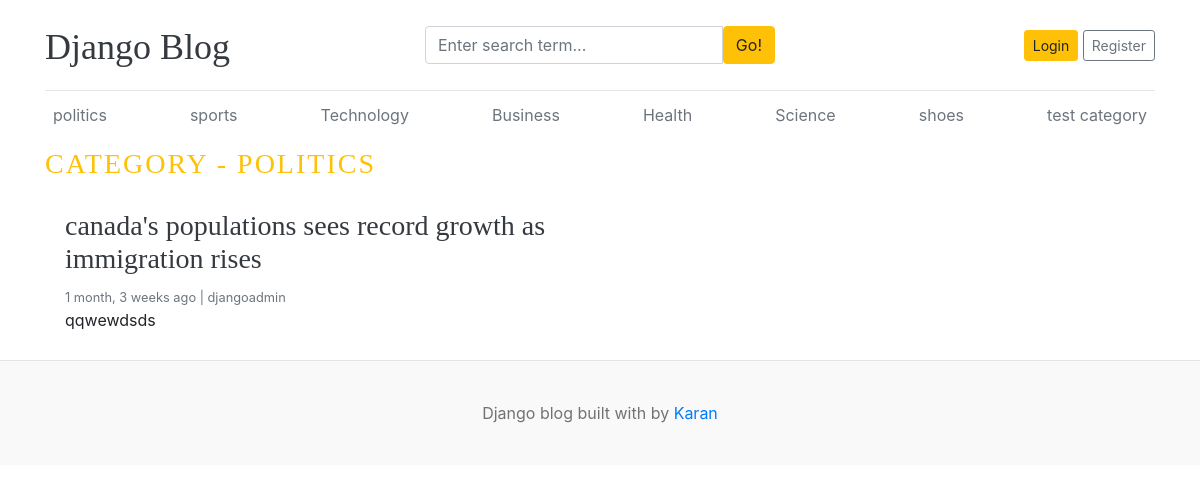
Page /category/1/ on the committed database.
### blogs/models.py (models this page shows, shortened)
class Category(models.Model):
    category_name = models.CharField(max_length=50, unique=True)
    created_at = models.DateTimeField(auto_now_add=True)
    updated_at = models.DateTimeField(auto_now=True)
    class Meta:
        verbose_name_plural = 'categories'
    def __str__(self):
        return self.category_name

class Blog(models.Model):
    title = models.CharField(max_length=100)
    slug = models.SlugField(max_length=150, unique=True, blank=True)
    category = models.ForeignKey(Category, on_delete=models.CASCADE)
    author = models.ForeignKey(User, on_delete=models.CASCADE)
    featured_image = models.ImageField(upload_to='uploads/%Y/%m/%d')
    short_description = models.TextField(max_length=500)
    blog_body = models.TextField(max_length=2000)
    status = models.CharField(max_length=20, choices=STATUS_CHOCIES, default="Draft")
    is_featured = models.BooleanField(default=False)
    created_at = models.DateTimeField(auto_now_add=True)
    updated_at = models.DateTimeField(auto_now=True)

### blogs/views.py (the view)
# urls.py: path('<int:category_id>/', views.posts_by_category, name='posts_by_category'),
def posts_by_category(request, category_id):
    posts = Blog.objects.filter(status="Published", category=category_id)
    category = get_object_or_404(Category, pk=category_id)
    context = {
        'posts': posts,
        'category': category,
    }
    return render(request, 'posts_by_category.html', context)

### blogs/context_processors.py (called while the page is built)
def get_categories(request):
    categories = Category.objects.all()
    return dict(categories=categories)

def get_social_links(request):
    social_links = SocialLink.objects.all()
    return dict(social_links=social_links)

### templates/posts_by_category.html
{% extends "base.html" %}
{% block content %}
  <h3 class="text-uppercase text-warning" style="letter-spacing: 2px">Category - {{category}}</h3>
  <div class="row mb-2">
    {% if posts %}
        {% for post in posts %}
            <div class="col-md-6">
                <div class="card border-0" >
                <div class="card-body">
                    <h3><a href="{% url 'blogs' post.slug %}" class="text-dark">{{post.title}}</a></h3>
                    <small class="mb-1 text-muted">{{post.created_at | timesince}} ago | {{post.author}}</small>
                    <p class="card-text">{{post.short_description | truncatewords:25}}</p>
                </div>
                </div>
            </div>
        {% endfor %}
    {% else %}
        <p>No post found</p>
    {% endif %}
  </div>
</div>
{% endblock %}

### templates/base.html (shortened to what this page needs)
{% load static %}
<!DOCTYPE html>
<html lang="en">
<head>
    <link href="https://getbootstrap.com/docs/4.0/dist/css/bootstrap.min.css" rel="stylesheet">
    <link href="{% static 'css/blog.css' %}" rel="stylesheet">
    <link rel="stylesheet" href="https://cdnjs.cloudflare.com/ajax/libs/font-awesome/4.7.0/css/font-awesome.min.css">
  </head>
<body>
    <div class="container">
      <header class="blog-header py-3">
        <div class="row flex-nowrap justify-content-between align-items-center">
          <div class="col-4 pt-1">
            <a class="blog-header-logo text-dark" href="/">Django Blog</a>
          </div>
          <div class="col-4">
            <form action="{% url 'search' %}" method="GET">
              <div class="input-group">
                <input class="form-control" type="text" name="keyword" value="{{keyword}}" placeholder="Enter search term..." aria-label="Enter search term..." aria-describedby="button-search" />
                <button type="submit" class="btn btn-warning" id="button-search" type="button">Go!</button>
              </div>
            </form>
          </div>
          <div class="col-4 d-flex justify-content-end align-items-center">
            {% if not user.is_authenticated %}
            <a class="btn btn-sm btn-warning" href="{% url 'login' %}">Login</a> &nbsp;
            <a class="btn btn-sm btn-outline-secondary" href="{% url 'register' %}">Register</a>
            {% else %}
            <span><a href="{% url 'dashboard' %}">Dashboard</a></span>&emsp;
            <span><a href="{% url 'logout' %}">Logout</a></span>
            {% endif %}
          </div>
        </div>
      </header>
      <div class="nav-scroller py-1 mb-2">
        <nav class="nav d-flex justify-content-between">
          {% for cat in categories %}
          <a class="p-2 text-muted" href="{% url 'posts_by_category' cat.id %}">{{cat.category_name}}</a>
          {% endfor %}
        </nav>
      </div>
{% block content %}
{% endblock  %}
      <footer class="blog-footer">
        <p class="text-center">Django blog built with  by <a href="#">Karan</a></p>
      </footer>
      </body>
      </html>

### blog_main/static/css/blog.css (style rules this page uses)
.blog-header { border-bottom: 1px solid #e5e5e5; }
.blog-header-logo { font-family: "Playfair Display", Georgia, "Times New Roman", serif; font-size: 2.25rem; }
h1, h2, h3, h4, h5, h6 { font-family: "Playfair Display", Georgia, "Times New Roman", serif; }
.blog-footer { padding: 2.5rem 0; color: #727272; text-align: center; background-color: #f9f9f9; border-top: .05rem solid #e5e5e5; }
.blog-footer p:last-child { margin-bottom: 0; }

### rows in the picture
Category: category_name "politics", category_name "POLITICS"
Category: category_name "sports"
Category: category_name "Technology"
Category: category_name "Business"
Category: category_name "Health"
Category: category_name "Science"
Category: category_name "shoes"
Category: category_name "test category"
Blog: title "canada's populations sees record growth as immigration rises", created_at "1 month, 3 weeks", author "djangoadmin", short_description "qqwewdsds"
